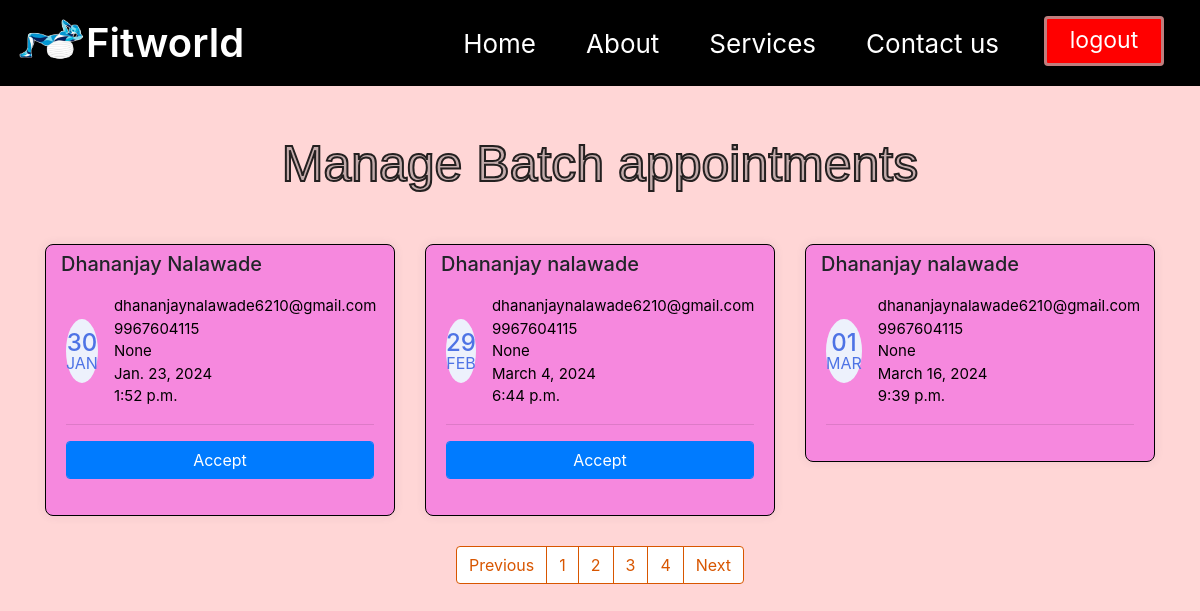
/managebatch?page=3, run on the app's committed database.
### myapp/models.py (models this page shows, shortened)
class Batch_Appointment(models.Model):
    first_name = models.CharField(max_length=255)
    last_name = models.CharField(max_length=255)
    email = models.CharField(max_length=50)
    phone = models.CharField(max_length=10)
    sent_date = models.DateField( auto_now_add=False,default=True)
    accepted = models.BooleanField(default=False)
    accepted_date = models.DateField( auto_now_add=False, null=True, blank=True)
    event_time =models.TimeField(auto_now=True, auto_now_add=False)
    course = models.CharField( max_length=50, null=True)
    request_date =models.DateField(auto_now=False, auto_now_add=False)

### myapp/views.py (the view, shortened to what this page needs)
# urls.py: path("managebatch", ManageBatchAppointmentTemplateView.as_view(), name="bmanage"),
class ManageBatchAppointmentTemplateView(ListView):
    template_name = "BAppointment.html"
    model = Batch_Appointment
    context_object_name = "batch_appointments"
    login_required = True
    paginate_by = 3
    def get_context_data(self,*args, **kwargs):
        context = super().get_context_data(*args, **kwargs)
        appointments = Batch_Appointment.objects.all()
        context.update({
            "title":"Batch Appointments"
        })
        return context

### template/BAppointment.html (shortened to what this page needs)
{% extends '1.html' %}
{% block body %}
<body>
    <div class="container mt-5">
        <div class="content">
            <h3>
                Manage Batch appointments
            </h3>
        </div>
        <div class="row">
        {% for app in batch_appointments %}
            <div class="col-lg-4">
                <div class="card card-margin">
                    <div class="card-header no-border">
                        <h5 class="card-title">{{app.first_name}} {{app.last_name}}</h5>
                    </div>
                    <div class="card-body pt-0">
                        <div class="widget-49">
                            <div class="widget-49-title-wrapper">
                                <div class="widget-49-date-primary">
                                    <span class="widget-49-date-day">{{app.sent_date|date:"d"}}</span>
                                    <span class="widget-49-date-month">{{app.sent_date|date:"M"}}</span>
                                </div>
                                <div class="widget-49-meeting-info">
                                    <span class="widget-49-pro-title">{{app.email}}</span>
                                    <span class="widget-49-pro-title">{{app.phone}}</span>
                                    <span class="widget-49-pro-title">{{app.course}}</span>
                                    <span class="widget-49-pro-title">{{app.request_date}}</span>
                                    <span class="widget-49-pro-title">{{app.event_time}}</span>
                                </div>
                            </div>
                            <hr class="w-100">
                            {% if app.accepted == False %}
                            <form method="POST" action="{% url 'bmanage' %}">
                            <div class="form-group">
                                <input class="btn-block btn-primary form-control" type="submit" value="Accept">
                            </div>
                            </form>
                            {% endif %}
                        </div>
                    </div>
                </div>
            </div>
        {% endfor %}
        </div>
        {% if is_paginated %}
        <div class="wrapper">
            <nav aria-label="Page navigation example">
                <ul class="pagination">
                    {% if page_obj.has_previous %}
                    <li class="page-item"><a class="page-link" href="?page={{page_obj.prebious_page_number}}">Previous</a></li>
                    {% endif %}
                    {% for number in page_obj.paginator.page_range %}
                    <li class="page-item"><a class="page-link" href="?page={{number}}">{{number}}</a></li>
                    {% endfor %}
                    {% if page_obj.has_next %}
                    <li class="page-item"><a class="page-link" href="?page={{page_obj.prebious_page_number}}">Next</a></li>
                    {% endif %}
                </ul>
            </nav>
        </div>
        {% endif %}
        {% endblock body %}

### template/BAppointment.html (style rules this page uses)
body { background-color: #FFD6D6; }
.card-margin { margin-bottom: 1.875rem; }
.card { border: 0; box-shadow: 0px 0px 10px 0px rgba(82, 63, 105, 0.1); -webkit-box-shadow: 0px 0px 10px 0px rgba(82, 63, 105, 0.1); -moz-box-shadow: 0px 0px 10px 0px rgba(82, 63, 105, 0.1); -ms-box-shadow: 0px 0px 10px 0px rgba(82, 63, 105, 0.1); }
.card { position: relative; display: flex; flex-direction: column; min-width: 0; word-wrap: break-word; background-color: #f688de; background-clip: border-box; border: 1px solid #000000; border-radius: 8px; }
.card .card-header.no-border { border: 0; }
.card .card-header { background: none; padding: 0 0.9375rem; font-weight: 500; display: flex; align-items: center; min-height: 50px; }
.card-header:first-child { border-radius: calc(8px - 1px) calc(8px - 1px) 0 0; }
.widget-49 .widget-49-title-wrapper { display: flex; align-items: center; }
.widget-49 .widget-49-title-wrapper .widget-49-date-primary { display: flex; align-items: center; justify-content: center; flex-direction: column; background-color: #edf1fc; width: 4rem; height: 4rem; border-radius: 50%; }
.widget-49 .widget-49-title-wrapper .widget-49-date-primary .widget-49-date-day { color: #4e73e5; font-weight: 500; font-size: 1.5rem; line-height: 1; }
.widget-49 .widget-49-title-wrapper .widget-49-date-primary .widget-49-date-month { color: #4e73e5; line-height: 1; font-size: 1rem; text-transform: uppercase; }
.widget-49 .widget-49-title-wrapper .widget-49-meeting-info { display: flex; flex-direction: column; margin-left: 1rem; }
.widget-49 .widget-49-title-wrapper .widget-49-meeting-info .widget-49-pro-title { color: #000000; font-size: 15px; }
.wrapper { display: flex; justify-content: center; align-items: center }
.page-link { position: relative; display: block; color: #D85600 !important; text-decoration: none; background-color: #fff; border: 1px solid #D85600 !important }
.content h3 { font-size: 50px; text-align: center; margin-bottom: 50px; -webkit-text-stroke-color: rgb(36, 32, 32); -webkit-text-stroke-width: 2px; color: rgb(195, 171, 171); font-family: 'Fasthand', cursive; font-family: 'Poppins', sans-serif; font-family: 'Russo One', sans-serif; }

### data on the page
Batch_Appointment: first_name "Dhananjay", last_name "Nalawade", sent_date "30", sent_date "JAN", email "dhananjaynalawade6210@gmail.com", phone "9967604115", course "None", request_date "Jan. 23, 2024", event_time "1:52 p.m."
Batch_Appointment: first_name "Dhananjay", last_name "nalawade", sent_date "29", sent_date "FEB", email "dhananjaynalawade6210@gmail.com", phone "9967604115", course "None", request_date "March 4, 2024", event_time "6:44 p.m."
Batch_Appointment: first_name "Dhananjay", last_name "nalawade", sent_date "01", sent_date "MAR", email "dhananjaynalawade6210@gmail.com", phone "9967604115", course "None", request_date "March 16, 2024", event_time "9:39 p.m."

### other printed values
{{ number }} "1" "2" "3" "4"
